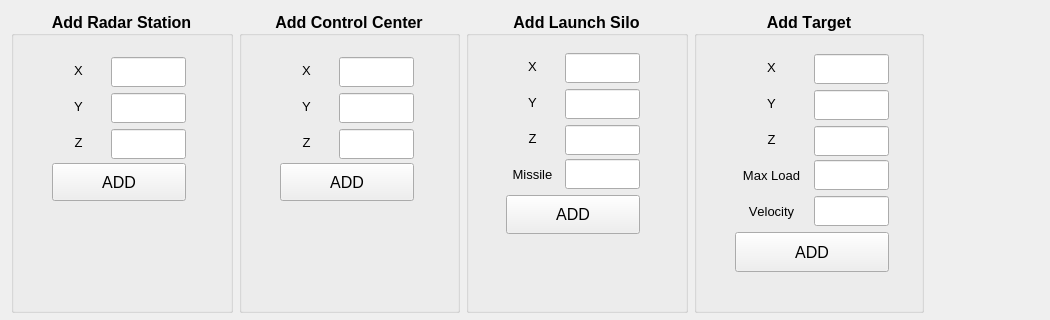
<?xml version="1.0" encoding="UTF-8"?>
<ui version="4.0">
 <class>add</class>
 <widget class="QWidget" name="add">
  <property name="geometry">
   <rect>
    <x>0</x>
    <y>0</y>
    <width>1050</width>
    <height>320</height>
   </rect>
  </property>
  <property name="minimumSize">
   <size>
    <width>1050</width>
    <height>320</height>
   </size>
  </property>
  <property name="windowTitle">
   <string>Form</string>
  </property>
  <widget class="QWidget" name="layoutWidget">
   <property name="geometry">
    <rect>
     <x>11</x>
     <y>11</y>
     <width>913</width>
     <height>302</height>
    </rect>
   </property>
   <layout class="QHBoxLayout" name="horizontalLayout">
    <item>
     <widget class="QGroupBox" name="GB_P1">
      <property name="sizePolicy">
       <sizepolicy hsizetype="Preferred" vsizetype="Preferred">
        <horstretch>0</horstretch>
        <verstretch>0</verstretch>
       </sizepolicy>
      </property>
      <property name="minimumSize">
       <size>
        <width>220</width>
        <height>220</height>
       </size>
      </property>
      <property name="font">
       <font>
        <family>MS Shell Dlg 2</family>
        <pointsize>12</pointsize>
        <weight>75</weight>
        <bold>true</bold>
        <kerning>false</kerning>
       </font>
      </property>
      <property name="layoutDirection">
       <enum>Qt::LeftToRight</enum>
      </property>
      <property name="title">
       <string>Add Radar Station</string>
      </property>
      <property name="alignment">
       <set>Qt::AlignCenter</set>
      </property>
      <widget class="QWidget" name="layoutWidget">
       <property name="geometry">
        <rect>
         <x>41</x>
         <y>44</y>
         <width>134</width>
         <height>146</height>
        </rect>
       </property>
       <layout class="QGridLayout" name="gridLayout">
        <item row="0" column="0">
         <widget class="QLabel" name="L_RS_X">
          <property name="minimumSize">
           <size>
            <width>50</width>
            <height>30</height>
           </size>
          </property>
          <property name="font">
           <font>
            <family>MS Shell Dlg 2</family>
            <pointsize>10</pointsize>
            <weight>50</weight>
            <bold>false</bold>
            <kerning>false</kerning>
           </font>
          </property>
          <property name="text">
           <string>X</string>
          </property>
          <property name="alignment">
           <set>Qt::AlignCenter</set>
          </property>
         </widget>
        </item>
        <item row="0" column="1">
         <widget class="QLineEdit" name="LE_RS_X">
          <property name="sizePolicy">
           <sizepolicy hsizetype="Preferred" vsizetype="Preferred">
            <horstretch>0</horstretch>
            <verstretch>0</verstretch>
           </sizepolicy>
          </property>
          <property name="minimumSize">
           <size>
            <width>50</width>
            <height>30</height>
           </size>
          </property>
          <property name="maximumSize">
           <size>
            <width>75</width>
            <height>25</height>
           </size>
          </property>
          <property name="font">
           <font>
            <family>Times New Roman</family>
            <pointsize>12</pointsize>
            <weight>50</weight>
            <bold>false</bold>
            <kerning>false</kerning>
           </font>
          </property>
          <property name="text">
           <string/>
          </property>
          <property name="alignment">
           <set>Qt::AlignCenter</set>
          </property>
         </widget>
        </item>
        <item row="1" column="0">
         <widget class="QLabel" name="L_RS_Y">
          <property name="minimumSize">
           <size>
            <width>50</width>
            <height>30</height>
           </size>
          </property>
          <property name="font">
           <font>
            <family>MS Shell Dlg 2</family>
            <pointsize>10</pointsize>
            <weight>50</weight>
            <bold>false</bold>
            <kerning>false</kerning>
           </font>
          </property>
          <property name="text">
           <string>Y</string>
          </property>
          <property name="alignment">
           <set>Qt::AlignCenter</set>
          </property>
         </widget>
        </item>
        <item row="1" column="1">
         <widget class="QLineEdit" name="LE_RS_Y">
          <property name="sizePolicy">
           <sizepolicy hsizetype="Preferred" vsizetype="Preferred">
            <horstretch>0</horstretch>
            <verstretch>0</verstretch>
           </sizepolicy>
          </property>
          <property name="minimumSize">
           <size>
            <width>50</width>
            <height>30</height>
           </size>
          </property>
          <property name="maximumSize">
           <size>
            <width>75</width>
            <height>25</height>
           </size>
          </property>
          <property name="font">
           <font>
            <family>Times New Roman</family>
            <pointsize>12</pointsize>
            <weight>50</weight>
            <bold>false</bold>
            <kerning>false</kerning>
           </font>
          </property>
          <property name="text">
           <string/>
          </property>
          <property name="alignment">
           <set>Qt::AlignCenter</set>
          </property>
         </widget>
        </item>
        <item row="2" column="0">
         <widget class="QLabel" name="L_RS_Z">
          <property name="minimumSize">
           <size>
            <width>50</width>
            <height>30</height>
           </size>
          </property>
          <property name="font">
           <font>
            <family>MS Shell Dlg 2</family>
            <pointsize>10</pointsize>
            <weight>50</weight>
            <bold>false</bold>
            <kerning>false</kerning>
           </font>
          </property>
          <property name="text">
           <string>Z</string>
          </property>
          <property name="alignment">
           <set>Qt::AlignCenter</set>
          </property>
         </widget>
        </item>
        <item row="2" column="1">
         <widget class="QLineEdit" name="LE_RS_Z">
          <property name="sizePolicy">
           <sizepolicy hsizetype="Preferred" vsizetype="Preferred">
            <horstretch>0</horstretch>
            <verstretch>0</verstretch>
           </sizepolicy>
          </property>
          <property name="minimumSize">
           <size>
            <width>50</width>
            <height>30</height>
           </size>
          </property>
          <property name="maximumSize">
           <size>
            <width>75</width>
            <height>25</height>
           </size>
          </property>
          <property name="font">
           <font>
            <family>Times New Roman</family>
            <pointsize>12</pointsize>
            <weight>50</weight>
            <bold>false</bold>
            <kerning>false</kerning>
           </font>
          </property>
          <property name="text">
           <string/>
          </property>
          <property name="alignment">
           <set>Qt::AlignCenter</set>
          </property>
         </widget>
        </item>
        <item row="3" column="0" colspan="2">
         <widget class="QPushButton" name="PB_RS">
          <property name="sizePolicy">
           <sizepolicy hsizetype="Preferred" vsizetype="Preferred">
            <horstretch>0</horstretch>
            <verstretch>0</verstretch>
           </sizepolicy>
          </property>
          <property name="minimumSize">
           <size>
            <width>100</width>
            <height>30</height>
           </size>
          </property>
          <property name="maximumSize">
           <size>
            <width>2000</width>
            <height>40</height>
           </size>
          </property>
          <property name="font">
           <font>
            <family>MS Shell Dlg 2</family>
            <pointsize>12</pointsize>
            <weight>50</weight>
            <bold>false</bold>
            <kerning>false</kerning>
           </font>
          </property>
          <property name="text">
           <string>ADD</string>
          </property>
         </widget>
        </item>
       </layout>
      </widget>
     </widget>
    </item>
    <item>
     <widget class="QGroupBox" name="GB_P1_3">
      <property name="sizePolicy">
       <sizepolicy hsizetype="Preferred" vsizetype="Preferred">
        <horstretch>0</horstretch>
        <verstretch>0</verstretch>
       </sizepolicy>
      </property>
      <property name="minimumSize">
       <size>
        <width>220</width>
        <height>220</height>
       </size>
      </property>
      <property name="font">
       <font>
        <family>MS Shell Dlg 2</family>
        <pointsize>12</pointsize>
        <weight>75</weight>
        <bold>true</bold>
        <kerning>false</kerning>
       </font>
      </property>
      <property name="layoutDirection">
       <enum>Qt::LeftToRight</enum>
      </property>
      <property name="title">
       <string>Add Control Center</string>
      </property>
      <property name="alignment">
       <set>Qt::AlignCenter</set>
      </property>
      <widget class="QWidget" name="layoutWidget_2">
       <property name="geometry">
        <rect>
         <x>41</x>
         <y>44</y>
         <width>134</width>
         <height>146</height>
        </rect>
       </property>
       <layout class="QGridLayout" name="gridLayout_2">
        <item row="0" column="0">
         <widget class="QLabel" name="L_CC_X">
          <property name="minimumSize">
           <size>
            <width>50</width>
            <height>30</height>
           </size>
          </property>
          <property name="font">
           <font>
            <family>MS Shell Dlg 2</family>
            <pointsize>10</pointsize>
            <weight>50</weight>
            <bold>false</bold>
            <kerning>false</kerning>
           </font>
          </property>
          <property name="text">
           <string>X</string>
          </property>
          <property name="alignment">
           <set>Qt::AlignCenter</set>
          </property>
         </widget>
        </item>
        <item row="0" column="1">
         <widget class="QLineEdit" name="LE_CC_X">
          <property name="sizePolicy">
           <sizepolicy hsizetype="Preferred" vsizetype="Preferred">
            <horstretch>0</horstretch>
            <verstretch>0</verstretch>
           </sizepolicy>
          </property>
          <property name="minimumSize">
           <size>
            <width>50</width>
            <height>30</height>
           </size>
          </property>
          <property name="maximumSize">
           <size>
            <width>75</width>
            <height>25</height>
           </size>
          </property>
          <property name="font">
           <font>
            <family>Times New Roman</family>
            <pointsize>12</pointsize>
            <weight>50</weight>
            <bold>false</bold>
            <kerning>false</kerning>
           </font>
          </property>
          <property name="text">
           <string/>
          </property>
          <property name="alignment">
           <set>Qt::AlignCenter</set>
          </property>
         </widget>
        </item>
        <item row="1" column="0">
         <widget class="QLabel" name="L_CC_Y">
          <property name="minimumSize">
           <size>
            <width>50</width>
            <height>30</height>
           </size>
          </property>
          <property name="font">
           <font>
            <family>MS Shell Dlg 2</family>
            <pointsize>10</pointsize>
            <weight>50</weight>
            <bold>false</bold>
            <kerning>false</kerning>
           </font>
          </property>
          <property name="text">
           <string>Y</string>
          </property>
          <property name="alignment">
           <set>Qt::AlignCenter</set>
          </property>
         </widget>
        </item>
        <item row="1" column="1">
         <widget class="QLineEdit" name="LE_CC_Y">
          <property name="sizePolicy">
           <sizepolicy hsizetype="Preferred" vsizetype="Preferred">
            <horstretch>0</horstretch>
            <verstretch>0</verstretch>
           </sizepolicy>
          </property>
          <property name="minimumSize">
           <size>
            <width>50</width>
            <height>30</height>
           </size>
          </property>
          <property name="maximumSize">
           <size>
            <width>75</width>
            <height>25</height>
           </size>
          </property>
          <property name="font">
           <font>
            <family>Times New Roman</family>
            <pointsize>12</pointsize>
            <weight>50</weight>
            <bold>false</bold>
            <kerning>false</kerning>
           </font>
          </property>
          <property name="text">
           <string/>
          </property>
          <property name="alignment">
           <set>Qt::AlignCenter</set>
          </property>
         </widget>
        </item>
        <item row="2" column="0">
         <widget class="QLabel" name="L_CC_Z">
          <property name="minimumSize">
           <size>
            <width>50</width>
            <height>30</height>
           </size>
          </property>
          <property name="font">
           <font>
            <family>MS Shell Dlg 2</family>
            <pointsize>10</pointsize>
            <weight>50</weight>
            <bold>false</bold>
            <kerning>false</kerning>
           </font>
          </property>
          <property name="text">
           <string>Z</string>
          </property>
          <property name="alignment">
           <set>Qt::AlignCenter</set>
          </property>
         </widget>
        </item>
        <item row="2" column="1">
         <widget class="QLineEdit" name="LE_CC_Z">
          <property name="sizePolicy">
           <sizepolicy hsizetype="Preferred" vsizetype="Preferred">
            <horstretch>0</horstretch>
            <verstretch>0</verstretch>
           </sizepolicy>
          </property>
          <property name="minimumSize">
           <size>
            <width>50</width>
            <height>30</height>
           </size>
          </property>
          <property name="maximumSize">
           <size>
            <width>75</width>
            <height>25</height>
           </size>
          </property>
          <property name="font">
           <font>
            <family>Times New Roman</family>
            <pointsize>12</pointsize>
            <weight>50</weight>
            <bold>false</bold>
            <kerning>false</kerning>
           </font>
          </property>
          <property name="text">
           <string/>
          </property>
          <property name="alignment">
           <set>Qt::AlignCenter</set>
          </property>
         </widget>
        </item>
        <item row="3" column="0" colspan="2">
         <widget class="QPushButton" name="PB_CC">
          <property name="sizePolicy">
           <sizepolicy hsizetype="Preferred" vsizetype="Preferred">
            <horstretch>0</horstretch>
            <verstretch>0</verstretch>
           </sizepolicy>
          </property>
          <property name="minimumSize">
           <size>
            <width>100</width>
            <height>30</height>
           </size>
          </property>
          <property name="maximumSize">
           <size>
            <width>2000</width>
            <height>40</height>
           </size>
          </property>
          <property name="font">
           <font>
            <family>MS Shell Dlg 2</family>
            <pointsize>12</pointsize>
            <weight>50</weight>
            <bold>false</bold>
            <kerning>false</kerning>
           </font>
          </property>
          <property name="text">
           <string>ADD</string>
          </property>
         </widget>
        </item>
       </layout>
      </widget>
     </widget>
    </item>
    <item>
     <widget class="QGroupBox" name="GB_P1_4">
      <property name="sizePolicy">
       <sizepolicy hsizetype="Preferred" vsizetype="Preferred">
        <horstretch>0</horstretch>
        <verstretch>0</verstretch>
       </sizepolicy>
      </property>
      <property name="minimumSize">
       <size>
        <width>220</width>
        <height>220</height>
       </size>
      </property>
      <property name="font">
       <font>
        <family>MS Shell Dlg 2</family>
        <pointsize>12</pointsize>
        <weight>75</weight>
        <bold>true</bold>
        <kerning>false</kerning>
       </font>
      </property>
      <property name="layoutDirection">
       <enum>Qt::LeftToRight</enum>
      </property>
      <property name="title">
       <string>Add Launch Silo</string>
      </property>
      <property name="alignment">
       <set>Qt::AlignCenter</set>
      </property>
      <widget class="QWidget" name="">
       <property name="geometry">
        <rect>
         <x>40</x>
         <y>40</y>
         <width>134</width>
         <height>183</height>
        </rect>
       </property>
       <layout class="QGridLayout" name="gridLayout_3">
        <item row="0" column="0">
         <widget class="QLabel" name="L_LS_X">
          <property name="minimumSize">
           <size>
            <width>50</width>
            <height>30</height>
           </size>
          </property>
          <property name="font">
           <font>
            <family>MS Shell Dlg 2</family>
            <pointsize>10</pointsize>
            <weight>50</weight>
            <bold>false</bold>
            <kerning>false</kerning>
           </font>
          </property>
          <property name="text">
           <string>X</string>
          </property>
          <property name="alignment">
           <set>Qt::AlignCenter</set>
          </property>
         </widget>
        </item>
        <item row="0" column="1">
         <widget class="QLineEdit" name="LE_LS_X">
          <property name="sizePolicy">
           <sizepolicy hsizetype="Preferred" vsizetype="Preferred">
            <horstretch>0</horstretch>
            <verstretch>0</verstretch>
           </sizepolicy>
          </property>
          <property name="minimumSize">
           <size>
            <width>50</width>
            <height>30</height>
           </size>
          </property>
          <property name="maximumSize">
           <size>
            <width>75</width>
            <height>25</height>
           </size>
          </property>
          <property name="font">
           <font>
            <family>Times New Roman</family>
            <pointsize>12</pointsize>
            <weight>50</weight>
            <bold>false</bold>
            <kerning>false</kerning>
           </font>
          </property>
          <property name="text">
           <string/>
          </property>
          <property name="alignment">
           <set>Qt::AlignCenter</set>
          </property>
         </widget>
        </item>
        <item row="1" column="0">
         <widget class="QLabel" name="L_LS_Y">
          <property name="minimumSize">
           <size>
            <width>50</width>
            <height>30</height>
           </size>
          </property>
          <property name="font">
           <font>
            <family>MS Shell Dlg 2</family>
            <pointsize>10</pointsize>
            <weight>50</weight>
            <bold>false</bold>
            <kerning>false</kerning>
           </font>
          </property>
          <property name="text">
           <string>Y</string>
          </property>
          <property name="alignment">
           <set>Qt::AlignCenter</set>
          </property>
         </widget>
        </item>
        <item row="1" column="1">
         <widget class="QLineEdit" name="LE_LS_Y">
          <property name="sizePolicy">
           <sizepolicy hsizetype="Preferred" vsizetype="Preferred">
            <horstretch>0</horstretch>
            <verstretch>0</verstretch>
           </sizepolicy>
          </property>
          <property name="minimumSize">
           <size>
            <width>50</width>
            <height>30</height>
           </size>
          </property>
          <property name="maximumSize">
           <size>
            <width>75</width>
            <height>25</height>
           </size>
          </property>
          <property name="font">
           <font>
            <family>Times New Roman</family>
            <pointsize>12</pointsize>
            <weight>50</weight>
            <bold>false</bold>
            <kerning>false</kerning>
           </font>
          </property>
          <property name="text">
           <string/>
          </property>
          <property name="alignment">
           <set>Qt::AlignCenter</set>
          </property>
         </widget>
        </item>
        <item row="2" column="0">
         <widget class="QLabel" name="L_LS_Z">
          <property name="minimumSize">
           <size>
            <width>50</width>
            <height>30</height>
           </size>
          </property>
          <property name="font">
           <font>
            <family>MS Shell Dlg 2</family>
            <pointsize>10</pointsize>
            <weight>50</weight>
            <bold>false</bold>
            <kerning>false</kerning>
           </font>
          </property>
          <property name="text">
           <string>Z</string>
          </property>
          <property name="alignment">
           <set>Qt::AlignCenter</set>
          </property>
         </widget>
        </item>
        <item row="2" column="1">
         <widget class="QLineEdit" name="LE_LS_Z">
          <property name="sizePolicy">
           <sizepolicy hsizetype="Preferred" vsizetype="Preferred">
            <horstretch>0</horstretch>
            <verstretch>0</verstretch>
           </sizepolicy>
          </property>
          <property name="minimumSize">
           <size>
            <width>50</width>
            <height>30</height>
           </size>
          </property>
          <property name="maximumSize">
           <size>
            <width>75</width>
            <height>25</height>
           </size>
          </property>
          <property name="font">
           <font>
            <family>Times New Roman</family>
            <pointsize>12</pointsize>
            <weight>50</weight>
            <bold>false</bold>
            <kerning>false</kerning>
           </font>
          </property>
          <property name="text">
           <string/>
          </property>
          <property name="alignment">
           <set>Qt::AlignCenter</set>
          </property>
         </widget>
        </item>
        <item row="3" column="0">
         <widget class="QLabel" name="L_LS_M">
          <property name="minimumSize">
           <size>
            <width>50</width>
            <height>30</height>
           </size>
          </property>
          <property name="font">
           <font>
            <family>MS Shell Dlg 2</family>
            <pointsize>10</pointsize>
            <weight>50</weight>
            <bold>false</bold>
            <kerning>false</kerning>
           </font>
          </property>
          <property name="text">
           <string>Missile</string>
          </property>
          <property name="alignment">
           <set>Qt::AlignCenter</set>
          </property>
         </widget>
        </item>
        <item row="3" column="1">
         <widget class="QLineEdit" name="LE_LS_M">
          <property name="sizePolicy">
           <sizepolicy hsizetype="Preferred" vsizetype="Preferred">
            <horstretch>0</horstretch>
            <verstretch>0</verstretch>
           </sizepolicy>
          </property>
          <property name="minimumSize">
           <size>
            <width>50</width>
            <height>30</height>
           </size>
          </property>
          <property name="maximumSize">
           <size>
            <width>75</width>
            <height>30</height>
           </size>
          </property>
          <property name="font">
           <font>
            <family>Times New Roman</family>
            <pointsize>12</pointsize>
            <weight>50</weight>
            <bold>false</bold>
            <kerning>false</kerning>
           </font>
          </property>
          <property name="text">
           <string/>
          </property>
          <property name="alignment">
           <set>Qt::AlignCenter</set>
          </property>
         </widget>
        </item>
        <item row="4" column="0" colspan="2">
         <widget class="QPushButton" name="PB_LS">
          <property name="sizePolicy">
           <sizepolicy hsizetype="Preferred" vsizetype="Preferred">
            <horstretch>0</horstretch>
            <verstretch>0</verstretch>
           </sizepolicy>
          </property>
          <property name="minimumSize">
           <size>
            <width>100</width>
            <height>30</height>
           </size>
          </property>
          <property name="maximumSize">
           <size>
            <width>2000</width>
            <height>40</height>
           </size>
          </property>
          <property name="font">
           <font>
            <family>MS Shell Dlg 2</family>
            <pointsize>12</pointsize>
            <weight>50</weight>
            <bold>false</bold>
            <kerning>false</kerning>
           </font>
          </property>
          <property name="text">
           <string>ADD</string>
          </property>
         </widget>
        </item>
       </layout>
      </widget>
     </widget>
    </item>
    <item>
     <widget class="QGroupBox" name="GB_P1_2">
      <property name="sizePolicy">
       <sizepolicy hsizetype="Preferred" vsizetype="Preferred">
        <horstretch>0</horstretch>
        <verstretch>0</verstretch>
       </sizepolicy>
      </property>
      <property name="minimumSize">
       <size>
        <width>230</width>
        <height>300</height>
       </size>
      </property>
      <property name="font">
       <font>
        <family>MS Shell Dlg 2</family>
        <pointsize>12</pointsize>
        <weight>75</weight>
        <bold>true</bold>
        <kerning>false</kerning>
       </font>
      </property>
      <property name="layoutDirection">
       <enum>Qt::LeftToRight</enum>
      </property>
      <property name="title">
       <string>Add Target</string>
      </property>
      <property name="alignment">
       <set>Qt::AlignCenter</set>
      </property>
      <widget class="QWidget" name="layoutWidget">
       <property name="geometry">
        <rect>
         <x>41</x>
         <y>41</y>
         <width>154</width>
         <height>220</height>
        </rect>
       </property>
       <layout class="QGridLayout" name="gridLayout_4">
        <item row="0" column="0">
         <widget class="QLabel" name="L_T_X">
          <property name="minimumSize">
           <size>
            <width>50</width>
            <height>30</height>
           </size>
          </property>
          <property name="font">
           <font>
            <family>MS Shell Dlg 2</family>
            <pointsize>10</pointsize>
            <weight>50</weight>
            <bold>false</bold>
            <kerning>false</kerning>
           </font>
          </property>
          <property name="text">
           <string>X</string>
          </property>
          <property name="alignment">
           <set>Qt::AlignCenter</set>
          </property>
         </widget>
        </item>
        <item row="0" column="1">
         <widget class="QLineEdit" name="LE_T_X">
          <property name="sizePolicy">
           <sizepolicy hsizetype="Preferred" vsizetype="Preferred">
            <horstretch>0</horstretch>
            <verstretch>0</verstretch>
           </sizepolicy>
          </property>
          <property name="minimumSize">
           <size>
            <width>50</width>
            <height>30</height>
           </size>
          </property>
          <property name="maximumSize">
           <size>
            <width>75</width>
            <height>25</height>
           </size>
          </property>
          <property name="font">
           <font>
            <family>Times New Roman</family>
            <pointsize>12</pointsize>
            <weight>50</weight>
            <bold>false</bold>
            <kerning>false</kerning>
           </font>
          </property>
          <property name="text">
           <string/>
          </property>
          <property name="alignment">
           <set>Qt::AlignCenter</set>
          </property>
         </widget>
        </item>
        <item row="1" column="0">
         <widget class="QLabel" name="L_T_Y">
          <property name="minimumSize">
           <size>
            <width>50</width>
            <height>30</height>
           </size>
          </property>
          <property name="font">
           <font>
            <family>MS Shell Dlg 2</family>
            <pointsize>10</pointsize>
            <weight>50</weight>
            <bold>false</bold>
            <kerning>false</kerning>
           </font>
          </property>
          <property name="text">
           <string>Y</string>
          </property>
          <property name="alignment">
           <set>Qt::AlignCenter</set>
          </property>
         </widget>
        </item>
        <item row="1" column="1">
         <widget class="QLineEdit" name="LE_T_Y">
          <property name="sizePolicy">
           <sizepolicy hsizetype="Preferred" vsizetype="Preferred">
            <horstretch>0</horstretch>
            <verstretch>0</verstretch>
           </sizepolicy>
          </property>
          <property name="minimumSize">
           <size>
            <width>50</width>
            <height>30</height>
           </size>
          </property>
          <property name="maximumSize">
           <size>
            <width>75</width>
            <height>25</height>
           </size>
          </property>
          <property name="font">
           <font>
            <family>Times New Roman</family>
            <pointsize>12</pointsize>
            <weight>50</weight>
            <bold>false</bold>
            <kerning>false</kerning>
           </font>
          </property>
          <property name="text">
           <string/>
          </property>
          <property name="alignment">
           <set>Qt::AlignCenter</set>
          </property>
         </widget>
        </item>
        <item row="2" column="0">
         <widget class="QLabel" name="L_T_Z">
          <property name="minimumSize">
           <size>
            <width>50</width>
            <height>30</height>
           </size>
          </property>
          <property name="font">
           <font>
            <family>MS Shell Dlg 2</family>
            <pointsize>10</pointsize>
            <weight>50</weight>
            <bold>false</bold>
            <kerning>false</kerning>
           </font>
          </property>
          <property name="text">
           <string>Z</string>
          </property>
          <property name="alignment">
           <set>Qt::AlignCenter</set>
          </property>
         </widget>
        </item>
        <item row="3" column="0">
         <widget class="QLabel" name="L_T_MLo">
          <property name="minimumSize">
           <size>
            <width>50</width>
            <height>30</height>
           </size>
          </property>
          <property name="font">
           <font>
            <family>MS Shell Dlg 2</family>
            <pointsize>10</pointsize>
            <weight>50</weight>
            <bold>false</bold>
            <kerning>false</kerning>
           </font>
          </property>
          <property name="text">
           <string>Max Load</string>
          </property>
          <property name="alignment">
           <set>Qt::AlignCenter</set>
          </property>
         </widget>
        </item>
        <item row="3" column="1">
         <widget class="QLineEdit" name="LE_T_Load">
          <property name="sizePolicy">
           <sizepolicy hsizetype="Preferred" vsizetype="Preferred">
            <horstretch>0</horstretch>
            <verstretch>0</verstretch>
           </sizepolicy>
          </property>
          <property name="minimumSize">
           <size>
            <width>50</width>
            <height>30</height>
           </size>
          </property>
          <property name="maximumSize">
           <size>
            <width>75</width>
            <height>30</height>
           </size>
          </property>
          <property name="font">
           <font>
            <family>Times New Roman</family>
            <pointsize>12</pointsize>
            <weight>50</weight>
            <bold>false</bold>
            <kerning>false</kerning>
           </font>
          </property>
          <property name="text">
           <string/>
          </property>
          <property name="alignment">
           <set>Qt::AlignCenter</set>
          </property>
         </widget>
        </item>
        <item row="4" column="0">
         <widget class="QLabel" name="L_T_Vel">
          <property name="minimumSize">
           <size>
            <width>50</width>
            <height>30</height>
           </size>
          </property>
          <property name="font">
           <font>
            <family>MS Shell Dlg 2</family>
            <pointsize>10</pointsize>
            <weight>50</weight>
            <bold>false</bold>
            <kerning>false</kerning>
           </font>
          </property>
          <property name="text">
           <string>Velocity</string>
          </property>
          <property name="alignment">
           <set>Qt::AlignCenter</set>
          </property>
         </widget>
        </item>
        <item row="4" column="1">
         <widget class="QLineEdit" name="LE_T_Vel">
          <property name="sizePolicy">
           <sizepolicy hsizetype="Preferred" vsizetype="Preferred">
            <horstretch>0</horstretch>
            <verstretch>0</verstretch>
           </sizepolicy>
          </property>
          <property name="minimumSize">
           <size>
            <width>50</width>
            <height>30</height>
           </size>
          </property>
          <property name="maximumSize">
           <size>
            <width>75</width>
            <height>30</height>
           </size>
          </property>
          <property name="font">
           <font>
            <family>Times New Roman</family>
            <pointsize>12</pointsize>
            <weight>50</weight>
            <bold>false</bold>
            <kerning>false</kerning>
           </font>
          </property>
          <property name="text">
           <string/>
          </property>
          <property name="alignment">
           <set>Qt::AlignCenter</set>
          </property>
         </widget>
        </item>
        <item row="5" column="0" colspan="2">
         <widget class="QPushButton" name="PB_T">
          <property name="sizePolicy">
           <sizepolicy hsizetype="Preferred" vsizetype="Preferred">
            <horstretch>0</horstretch>
            <verstretch>0</verstretch>
           </sizepolicy>
          </property>
          <property name="minimumSize">
           <size>
            <width>100</width>
            <height>30</height>
           </size>
          </property>
          <property name="maximumSize">
           <size>
            <width>2000</width>
            <height>40</height>
           </size>
          </property>
          <property name="font">
           <font>
            <family>MS Shell Dlg 2</family>
            <pointsize>12</pointsize>
            <weight>50</weight>
            <bold>false</bold>
            <kerning>false</kerning>
           </font>
          </property>
          <property name="text">
           <string>ADD</string>
          </property>
         </widget>
        </item>
        <item row="2" column="1">
         <widget class="QLineEdit" name="LE_T_Z">
          <property name="sizePolicy">
           <sizepolicy hsizetype="Preferred" vsizetype="Preferred">
            <horstretch>0</horstretch>
            <verstretch>0</verstretch>
           </sizepolicy>
          </property>
          <property name="minimumSize">
           <size>
            <width>50</width>
            <height>30</height>
           </size>
          </property>
          <property name="maximumSize">
           <size>
            <width>75</width>
            <height>25</height>
           </size>
          </property>
          <property name="font">
           <font>
            <family>Times New Roman</family>
            <pointsize>12</pointsize>
            <weight>50</weight>
            <bold>false</bold>
            <kerning>false</kerning>
           </font>
          </property>
          <property name="text">
           <string/>
          </property>
          <property name="alignment">
           <set>Qt::AlignCenter</set>
          </property>
         </widget>
        </item>
       </layout>
      </widget>
     </widget>
    </item>
   </layout>
  </widget>
 </widget>
 <resources/>
 <connections/>
</ui>
